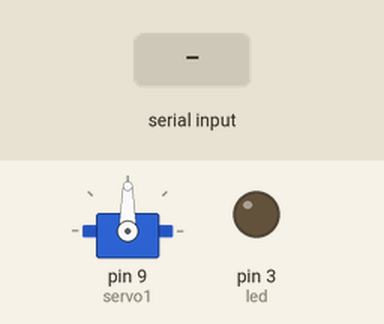
The sketch below on a simulated Arduino Uno, built with avr-gcc and run on an emulated ATmega328P. On the bench: servo, output pins drawn as LEDs (lit = HIGH). Inputs (shaded band) come from the test bench.

Above: at 1.2 s.
1.3 s: byte 30 received over Serial
At 1.7 s:
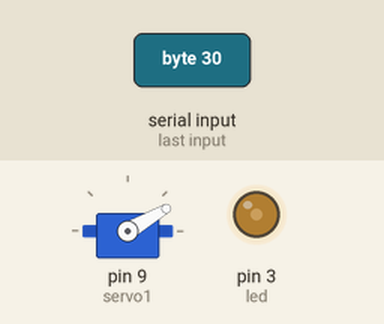
2.8 s: byte 90 received over Serial
At 4.0 s:
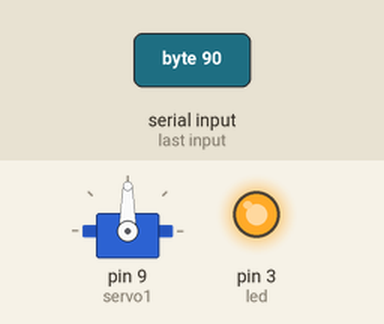
4.3 s: byte 120 received over Serial
At 5.2 s:
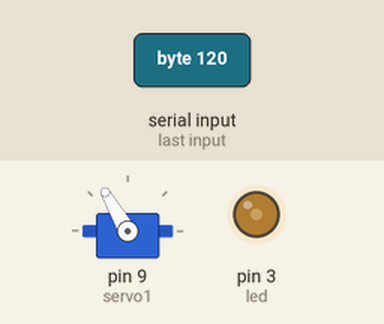
Timing chart, 0 to 7.3 s (numbered marks = the images above; inputs shaded):
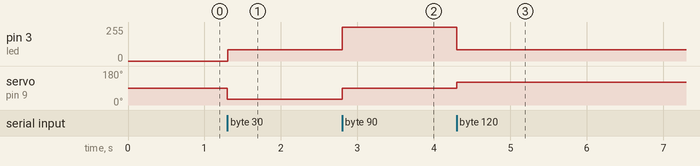

Measured:
- after the input at 1.3 s, pin 3 (led): 0/255 → 85/255 at once; servo on pin 9 (servo1): 90° → 30° at once
- after the input at 2.8 s, pin 3 (led): 85/255 → 255/255 at once; servo on pin 9 (servo1): 30° → 90° at once
- after the input at 4.3 s, pin 3 (led): 255/255 → 84/255 at once; servo on pin 9 (servo1): 90° → 120° at once

The sketch:

Alici_Arduino_Kodlari.ino
```cpp
// C++ code
//
//ALICI ARDUINO KODLARI
#include <Adafruit_LiquidCrystal.h>
int seconds = 0;
Adafruit_LiquidCrystal lcd_1(0);

#include <Servo.h>
Servo servo1;
int led=3;
int alinan=0;
int ledParlaklik=0;
void setup()
{
  Serial.begin(9600);
  pinMode(led, OUTPUT);
  servo1.attach(9);

  /*lcd_1.begin(16, 2);
  lcd_1.print("hello world");*/

}

void loop()
{
  if(Serial.available()>0)
  {
    alinan=Serial.read();
    servo1.write(alinan);
    delay(1);
    ledParlaklik=map(alinan,0,90,0,255);
    analogWrite(led,ledParlaklik);
    /*lcd_1.setCursor(0, 1);
    lcd_1.print(ledParlaklik);*/


  }
}
```
